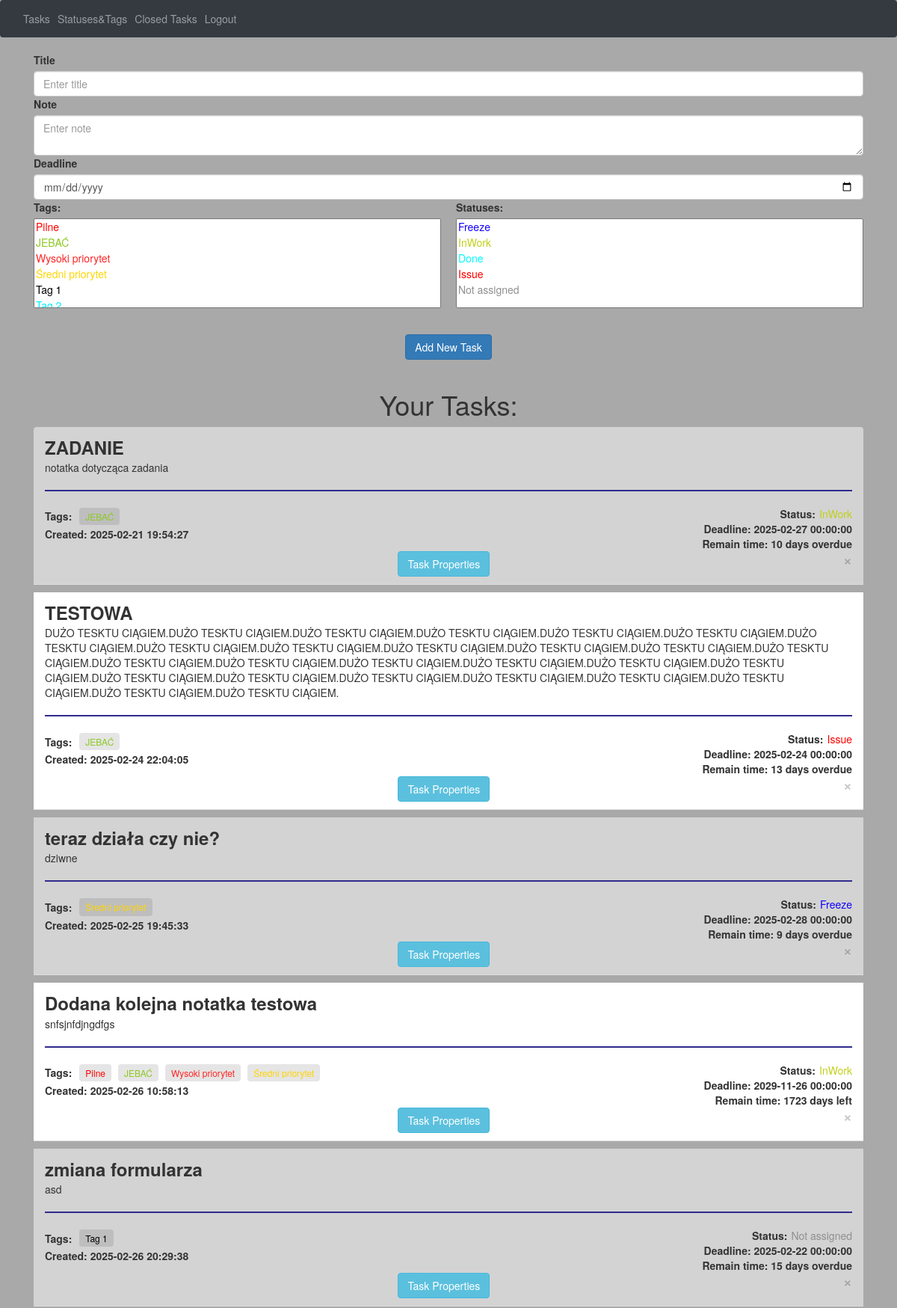
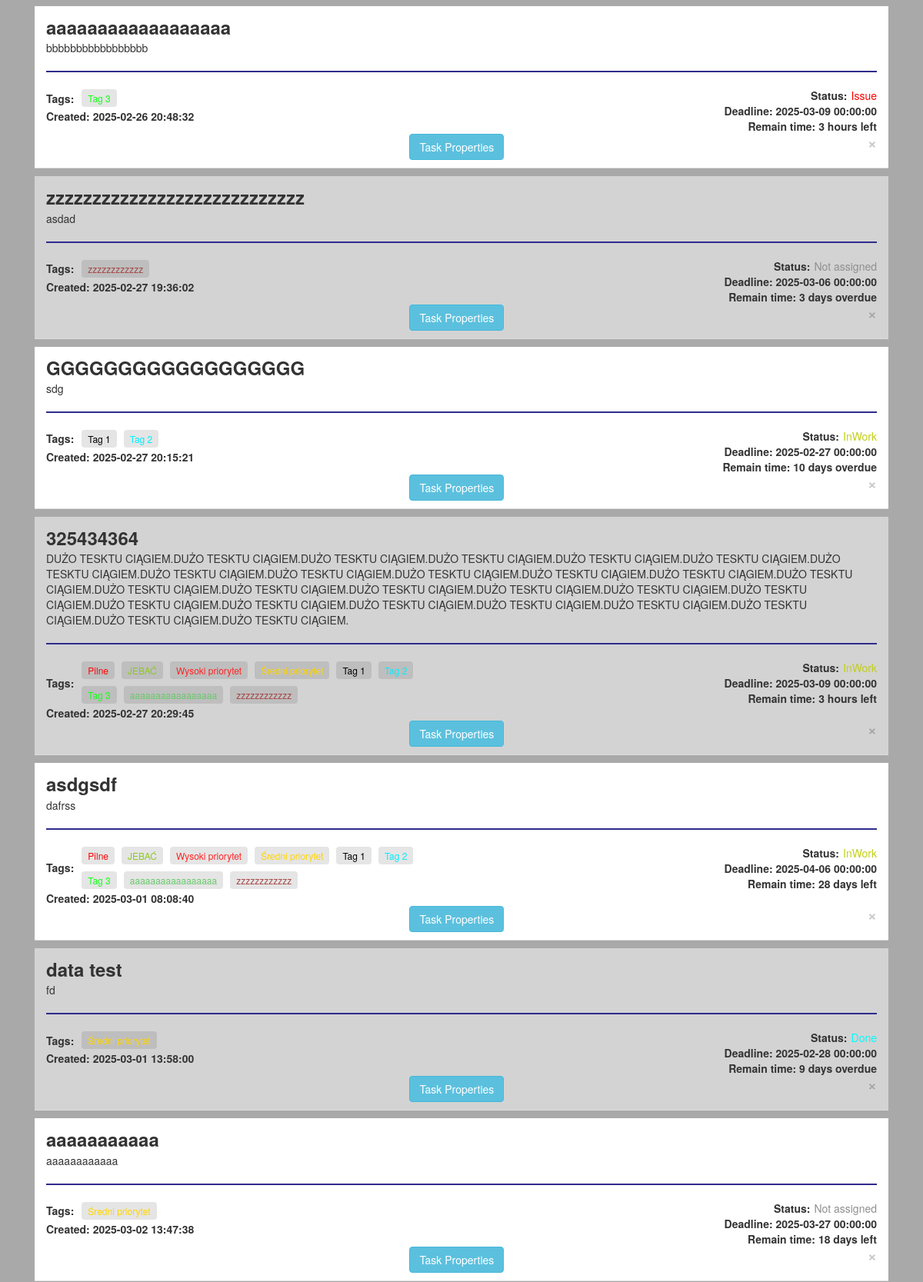
Screenshot of / (signed in, upper part) with the database file from the repository (2 pictures, top to bottom).
### app/models.py (models this page shows)
class Note(db.Model):
    __tablename__ = 'note'
    id = db.Column(db.Integer, primary_key=True)
    title = db.Column(db.String(150), unique=True, nullable=False)
    data = db.Column(db.String(10000), nullable=False)
    deadline = db.Column(db.DateTime(timezone=True), default=func.now())
    date = db.Column(db.DateTime(timezone=True), default=func.now())
    tags = db.relationship('Tag', secondary=note_tag, back_populates='notes')
    user_id = db.Column(db.Integer, db.ForeignKey('user.id'), nullable=False)
    status_id = db.Column(db.Integer, db.ForeignKey('status.id'), nullable=False)
    user = db.relationship('User', back_populates='notes')
    status = db.relationship('Status', back_populates='notes')

class Tag(db.Model):
    __tablename__ = 'tag'
    id = db.Column(db.Integer, primary_key=True)
    name = db.Column(db.String(50), unique=True, nullable=False)
    color = db.Column(db.String(7))
    notes = db.relationship('Note', secondary=note_tag, back_populates='tags')

class Status(db.Model):
    __tablename__ = 'status'
    id = db.Column(db.Integer, primary_key=True)
    name = db.Column(db.String(50), unique=True, nullable=False, default="Not assigned")
    color = db.Column(db.String(7), nullable=False, server_default='#808080')
    notes = db.relationship('Note', back_populates='status')

### app/views.py (the view, shortened to what this page needs)
@views.route('/', methods=["GET", "POST"])
@login_required
def tasks_management():
    for note in current_user.notes:
        time_difference = (note.deadline - datetime.now()).total_seconds()
        if time_difference > 0:
            if time_difference < 86400:
                remain_hours = time_difference / 3600
                note.remain_time = f"{remain_hours:.0f} hours left"
            else:
                remain_days = time_difference / 86400
                note.remain_time = f"{remain_days:.0f} days left"
        else:
            if time_difference > -86400:
                remain_hours = (time_difference / 3600) * (-1)
                note.remain_time = f"{remain_hours:.0f} hours overdue"
            else:
                remain_days = (time_difference / 86400) * (-1)
                note.remain_time = f"{remain_days:.0f} days overdue"
    tags_list = Tag.query.all() #pobierz wszystkie tagi z bazy danych, aby później przesłać je do przeglądarki
    statuses_list = Status.query.all() #to samo ze statusami
    return render_template("home.html", user=current_user, tags=tags_list, statuses=statuses_list, notes=current_user.notes)

### app/__init__.py (called while the page is built)
def create_app():
    app = Flask(__name__)
    app.config['SECRET_KEY'] = 'abc'
    app.config['SQLALCHEMY_DATABASE_URI'] = f'sqlite:///{DB_NAME}'
    db.init_app(app)
    from .views import views
    from .auth import auth
    app.register_blueprint(views, url_prefix='/')
    app.register_blueprint(auth, url_prefix='/')
    from .models import User, Note
    create_database(app)
    login_manager = LoginManager()
    login_manager.login_view = 'auth.login'
    login_manager.init_app(app)
    @login_manager.user_loader
    def load_user(id):
        return User.query.get(int(id))
    return app

### app/templates/home.html (shortened to what this page needs)
{% extends "base.html" %}
{% block content %}
<form method="POST">
  <div class="form-group">
  <label for="title">Title</label>
  <input type="text" name="title" id="title" class="form-control" placeholder="Enter title"/>
</div>
<div class="form-group">
  <label for="note">Note</label>
  <textarea name="note" id="note" placeholder="Enter note" class="form-control"></textarea>
</div>
<div class="form-group">
  <label for="deadline">Deadline</label>
  <input type="date" name="deadline" id="deadline" class="form-control">
</div>
<div class="form-group">
  <div class="tags-status-container">
    <div class="tags-container">
      <label for="tags">Tags:</label>
      <select class="tags" id="tags" name="tags" multiple>
        {% if tags|length == 0 %}
          <option disabled>No tags in database yet. Please add tag.</option>
        {% else %}
          {% for tag in tags %}
          <option style="color: {{ tag.color }};">{{ tag.name }} </option>
          {% endfor %}
        {% endif %}
      </select>
    </div>
  <div class="status-container">
    <label for="status">Statuses:</label>
    <select class="status" id="status" name="status" size="6">
      {% if statuses|length == 0 %}
      <option disabled>No status options defined yet. Please add status options in "status" page.</option>
      {% else %}
        {% for status in statuses %}
          <option style="color: {{ status.color }};"> {{ status.name }}</option>
        {% endfor %}
      {% endif %}
    </select>
  </div>
</div>
<div style="text-align: center; margin-top: 15px;">
  <br/>
  <button type="submit" class="btn btn-primary">Add New Task</button>
</div>
</form>
<br />
<h1 style="text-align: center;">Your Tasks:</h1>
<ul class="list-group list-group-flush" id="notes">
  {% for note in user.notes %}
      <li class="list-group-item">
        <div class="task-upper">
        <div class="task-title-display">
          <strong class="title-display">{{ note.title }}</strong><br />
        </div>
        <div class="task-data-display">
          <p id="note-dispaly">{{ note.data }}</p>
        </div>
      </div>
      <hr style="border: 0; border-top: 2px solid #2f2b8d;">
        <div class="task-lower">
          <div class="task-lower-left">
            <div class="task-tags-display">
              <strong>Tags:</strong>
              <div class="tags-container-display">
                {% if note.tags %}
                  {% for tag in note.tags %}
                    <span class="tag" style="color: {{ tag.color }};">{{ tag.name }}</span>
                  {% endfor %}
                {% else %}
                  <span>No tags assigned</span>
                {% endif %}
              </div>
            </div>
            <div class="aded-data-display">
              <strong class="date">Created: {{ note.date }}</strong>
            </div>
          </div>
          <div class="task-lower-right">
            <div class="status-container-display">
              <strong>Status:</strong>
                <span class="status-span" style="color: {{ note.status.color }};">
                  {{note.status.name if note.status else 'No status assigned'}}</span>
            </div>
            <div class="deadline-display">
              <strong class="deadline">Deadline: {{ note.deadline }}</strong>
            </div>
            <div>
              <strong class="remain-time">Remain time: {{ note.remain_time }}</strong>
            </div>
          </div>
        </div>
      <button type="button" class="close" onClick="deleteNote({{ note.id }})">
        <span aria-hidden="true">&times;</span>
      </button>
      <div class="edit-button-container">
        <button
          type="button" class="btn btn-info btn-md" onClick="fillModal({{ note.id }})" data-toggle="modal" data-target="#edit-button-{{note.id}}" data-backdrop="static"
          data-note-id="{{note.id}}"
          data-title="{{ note.title }}"
          data-body="{{note.data}}"
          data-deadline="{{note.deadline}}"
          data-status="{{note.status.name}}"
          data-tag="{% for tag in note.tags %}{{tag.name}},{% endfor %}">
          Task Properties
        </button>
  </li>
  {% endfor %}
</ul>
{% endblock %}

### app/templates/base.html (shortened to what this page needs)
<!DOCTYPE html>
<html>
  <head>
    <link
      rel="stylesheet"
      href="https://stackpath.bootstrapcdn.com/bootstrap/4.4.1/css/bootstrap.min.css"
/>
    <link
      rel="stylesheet" href="https://stackpath.bootstrapcdn.com/font-awesome/4.7.0/css/font-awesome.min.css"/>
    <link rel="stylesheet" href="https://maxcdn.bootstrapcdn.com/bootstrap/3.4.1/css/bootstrap.min.css">
     <link rel="stylesheet" href="{{ url_for('static', filename='css/style.css') }}">
  </head>
  <body>
    <nav class="navbar navbar-expand-lg navbar-dark bg-dark">
      <div class="collapse navbar-collapse" id="navbar">
        <div class="navbar-nav">
          {% if user.is_authenticated %}
          <a class="nav-item nav-link" id="tasks" href="/">Tasks</a>
          <a class="nav-item nav-link" id="new_tag" href="/new-tag">Statuses&Tags</a>
          <a class="nav-item nav-link" id="closed_tasks" href="/closed-tasks">Closed Tasks</a>
          <a class="nav-item nav-link" id="logout" href="/logout">Logout</a>
          {% else %}
          <a class="nav-item nav-link" id="login" href="/login">Login</a>
          <a class="nav-item nav-link" id="signUp" href="/sign-up">Sign Up</a>
          {% endif %}
        </div>
      </div>
    </nav>
    <div class="container">{% block content %} {% endblock %}</div>
  </body>
</html>

### app/static/css/style.css (style rules this page uses)
body { background-color: darkgray; }
.tag { display: inline-block; background-color: #f1f1f1; color: #333; padding: 2px 8px; margin: 2px; border-radius: 4px; font-size: 12px; }
.tags { height: auto; width: fit-content; }
label { display: block; }
.list-group > li:nth-child(odd) { background-color: lightgrey; }
.form-group { margin: 0; padding: 0; }
.tags-status-container { display: flex; align-items: center; gap: 20px; }
.tags-container, .status-container { flex: 1; display: flex; flex-direction: column; }
.tags-container select, .status-container select { height: 120px; width: 100%; }
.list-group-item .title-display { font-size: 24px !important; }
.list-group-item { margin-bottom: 10px; }
.task-tags-display { display: flex; align-items: center; gap: 8px; }
.tags-container-display { display: flex !important; max-width: 100%; flex-wrap: wrap !important; gap: 5px; }
.tag { background-color: rgba(0, 0, 0, 0.1); padding: 3px 8px; border-radius: 4px; white-space: nowrap; }
.status-container-display { display: flex; align-items: center; gap: 5px; }
.task-lower { display: flex; justify-content: space-between; align-items: stretch; width: 100%; }
.task-lower-left, .task-lower-right { width: 48%; display: flex; flex-direction: column; }
.task-lower-right { align-items: flex-end; text-align: right; }
.edit-button-container { display: flex; justify-content: center; }

### rows the page displays
Note: title "ZADANIE", data "notatka dotycząca zadania", date "2025-02-21 19:54:27", status "InWork", deadline "2025-02-27 00:00:00", remain_time "10 days overdue"
Tag: name "JEBAĆ"
Note: title "TESTOWA", data "DUŻO TESKTU CIĄGIEM.DUŻO TESKTU CIĄGIEM.DUŻO TESKTU CIĄGIEM.DUŻO TESKTU CIĄGIEM.DUŻO TESKTU CIĄGIEM.DUŻO TESKTU CIĄGIEM.DUŻO TESKTU CIĄGIEM.DUŻO TESKTU CIĄGIEM.DUŻO TESKTU CIĄGIEM.DUŻO TESKTU CIĄGIEM.DUŻO TESKTU CIĄGIEM.DUŻO TESKTU CIĄGIEM.DUŻO TESKTU CIĄGIEM.DUŻO TESKTU CIĄGIEM.DUŻO TESKTU CIĄGIEM.DUŻO TESKTU CIĄGIEM.DUŻO TESKTU CIĄGIEM.DUŻO TESKTU CIĄGIEM.DUŻO TESKTU CIĄGIEM.DUŻO TESKTU CIĄGIEM.DUŻO TESKTU CIĄGIEM.DUŻO TESKTU CIĄGIEM.DUŻO TESKTU CIĄGIEM.DUŻO TESKTU CIĄGIEM.DUŻO TESKTU CIĄGIEM.DUŻO TESKTU CIĄGIEM.DUŻO TESKTU CIĄGIEM.", date "2025-02-24 22:04:05", status "Issue", deadline "2025-02-24 00:00:00", remain_time "13 days overdue"
Note: title "teraz działa czy nie?", data "dziwne", date "2025-02-25 19:45:33", status "Freeze", deadline "2025-02-28 00:00:00", remain_time "9 days overdue"
Note: title "Dodana kolejna notatka testowa", data "snfsjnfdjngdfgs", date "2025-02-26 10:58:13", status "InWork", deadline "2029-11-26 00:00:00", remain_time "1723 days left"
Tag: name "Pilne"
Tag: name "Wysoki priorytet"
Tag: name "Średni priorytet"
Note: title "zmiana formularza", data "asd", date "2025-02-26 20:29:38", status "Not assigned", deadline "2025-02-22 00:00:00", remain_time "15 days overdue"
Tag: name "Tag 1"
Note: title "aaaaaaaaaaaaaaaaaa", data "bbbbbbbbbbbbbbbbb", date "2025-02-26 20:48:32", status "Issue", deadline "2025-03-09 00:00:00", remain_time "3 hours left"
Tag: name "Tag 3"
Note: title "zzzzzzzzzzzzzzzzzzzzzzzzzzzz", data "asdad", date "2025-02-27 19:36:02", status "Not assigned", deadline "2025-03-06 00:00:00", remain_time "3 days overdue"
Tag: name "zzzzzzzzzzzz"
Note: title "GGGGGGGGGGGGGGGGGG", data "sdg", date "2025-02-27 20:15:21", status "InWork", deadline "2025-02-27 00:00:00", remain_time "10 days overdue"
Tag: name "Tag 2"
Note: title "325434364", data "DUŻO TESKTU CIĄGIEM.DUŻO TESKTU CIĄGIEM.DUŻO TESKTU CIĄGIEM.DUŻO TESKTU CIĄGIEM.DUŻO TESKTU CIĄGIEM.DUŻO TESKTU CIĄGIEM.DUŻO TESKTU CIĄGIEM.DUŻO TESKTU CIĄGIEM.DUŻO TESKTU CIĄGIEM.DUŻO TESKTU CIĄGIEM.DUŻO TESKTU CIĄGIEM.DUŻO TESKTU CIĄGIEM.DUŻO TESKTU CIĄGIEM.DUŻO TESKTU CIĄGIEM.DUŻO TESKTU CIĄGIEM.DUŻO TESKTU CIĄGIEM.DUŻO TESKTU CIĄGIEM.DUŻO TESKTU CIĄGIEM.DUŻO TESKTU CIĄGIEM.DUŻO TESKTU CIĄGIEM.DUŻO TESKTU CIĄGIEM.DUŻO TESKTU CIĄGIEM.DUŻO TESKTU CIĄGIEM.DUŻO TESKTU CIĄGIEM.DUŻO TESKTU CIĄGIEM.DUŻO TESKTU CIĄGIEM.DUŻO TESKTU CIĄGIEM.", date "2025-02-27 20:29:45", status "InWork", deadline "2025-03-09 00:00:00", remain_time "3 hours left"
Tag: name "aaaaaaaaaaaaaaaaa"
Note: title "asdgsdf", data "dafrss", date "2025-03-01 08:08:40", status "InWork", deadline "2025-04-06 00:00:00", remain_time "28 days left"
Note: title "data test", data "fd", date "2025-03-01 13:58:00", status "Done", deadline "2025-02-28 00:00:00", remain_time "9 days overdue"
Note: title "aaaaaaaaaaa", data "aaaaaaaaaaaa", date "2025-03-02 13:47:38", status "Not assigned", deadline "2025-03-27 00:00:00", remain_time "18 days left"
